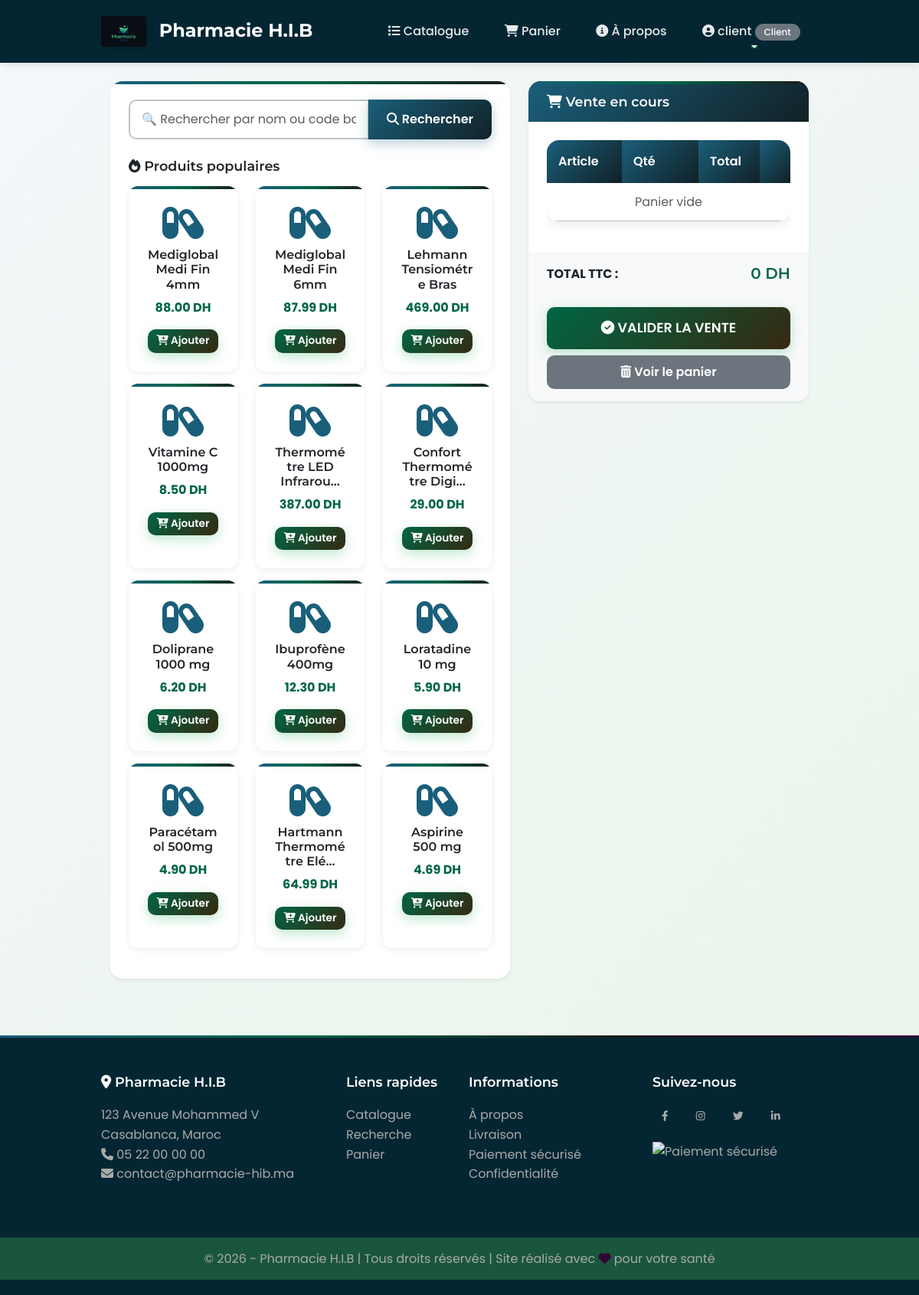
Screenshot of /ventes/caisse/ (signed in) with the database file from the repository.
### users/models.py (models this page shows, shortened)
class Profile(models.Model):
    ROLE_CHOICES = [
        ('client', 'Client'),
        ('pharmacien', 'Pharmacien'),
        ('admin', 'Administrateur'),
    ]
    user = models.OneToOneField(User, on_delete=models.CASCADE)
    role = models.CharField(max_length=20, choices=ROLE_CHOICES, default='client')
    telephone = models.CharField(max_length=20, blank=True)
    adresse = models.TextField(blank=True)

### stock/models.py (models this page shows, shortened)
class Medicament(models.Model):
    code_barre = models.CharField(max_length=50, unique=True, verbose_name="Code barre")
    nom = models.CharField(max_length=200, verbose_name="Nom du médicament")
    description = models.TextField(blank=True, verbose_name="Description")
    dosage = models.CharField(max_length=100, blank=True, verbose_name="Dosage (ex: 500mg)")
    forme = models.CharField(max_length=100, blank=True, verbose_name="Forme (comprimé, sirop, etc.)")
    prix_achat = models.DecimalField(max_digits=10, decimal_places=2, verbose_name="Prix d'achat")
    prix_vente = models.DecimalField(max_digits=10, decimal_places=2, verbose_name="Prix de vente")
    quantite_stock = models.IntegerField(default=0, verbose_name="Quantité en stock")
    seuil_alerte = models.IntegerField(default=10, verbose_name="Seuil d'alerte")
    image = models.ImageField(upload_to='medicaments/', null=True, blank=True, verbose_name="Image")
    date_expiration = models.DateField(verbose_name="Date d'expiration")
    date_ajout = models.DateTimeField(auto_now_add=True, verbose_name="Date d'ajout")
    class Meta:
        verbose_name = "Médicament"
        verbose_name_plural = "Médicaments"
        ordering = ['nom']

### ventes/views.py (the view, shortened to what this page needs)
# urls.py: path('caisse/', views.caisse, name='caisse'),
@login_required
def caisse(request):
    produits_populaires = Medicament.objects.filter(quantite_stock__gt=0).order_by('-quantite_stock')[:12]
    panier = request.session.get('panier', {})
    articles = []
    total = 0
    context = {
        'produits_populaires': produits_populaires,
        'articles': articles,
        'total': total,
    }
    return render(request, 'ventes/caisse.html', context)

### pharmacie/context_processors.py (called while the page is built)
def alertes_context(request):
    if request.user.is_authenticated and request.user.profile.role in ['admin', 'pharmacien']:
        rupture = Medicament.objects.filter(quantite_stock=0).count()
        critique = Medicament.objects.filter(quantite_stock__lte=Medicament.objects.values('seuil_alerte')).count()
        date_limite = timezone.now().date() + timedelta(days=30)
        expirant = Medicament.objects.filter(date_expiration__lte=date_limite, date_expiration__gte=timezone.now().date()).count()
        expires = Medicament.objects.filter(date_expiration__lt=timezone.now().date()).count()
        total_alertes = rupture + critique + expirant + expires
    else:
        total_alertes = 0
    return {'total_alertes': total_alertes}

### ventes/templates/ventes/caisse.html (shortened to what this page needs)
{% extends 'base.html' %}
{% load static %}
{% block content %}
<div class="container-fluid">
    <div class="row">
        <div class="col-md-7">
            <div class="card shadow-sm mb-4">
                <div class="card-body">
                    <div class="input-group mb-4">
                        <input type="text" id="searchInput" class="form-control form-control-lg"
                               placeholder="🔍 Rechercher par nom ou code barre...">
                        <button class="btn btn-primary" onclick="searchProducts()">
                            <i class="fas fa-search"></i> Rechercher
                        </button>
                    </div>
                    <h5 class="mb-3"><i class="fas fa-fire"></i> Produits populaires</h5>
                    <div class="row" id="productsGrid">
                        {% for produit in produits_populaires %}
                        <div class="col-md-4 col-sm-6 mb-3">
                            <div class="card h-100 product-card">
                                <div class="card-body text-center">
                                    <i class="fas fa-capsules fa-3x text-primary mb-2"></i>
                                    <h6 class="card-title">{{ produit.nom|truncatechars:25 }}</h6>
                                    <p class="text-success fw-bold">{{ produit.prix_vente }} DH</p>
                                    <button class="btn btn-sm btn-success"
                                            onclick="window.location.href='{% url 'ventes:ajouter' produit.id %}'">
                                        <i class="fas fa-cart-plus"></i> Ajouter
                                    </button>
                                </div>
                            </div>
                        </div>
                        {% endfor %}
                    </div>
                </div>
            </div>
        </div>
        <div class="col-md-5">
            <div class="card shadow-sm">
                <div class="card-header bg-primary text-white">
                    <h5 class="mb-0"><i class="fas fa-shopping-cart"></i> Vente en cours</h5>
                </div>
                <div class="card-body" style="max-height: 500px; overflow-y: auto;">
                    <div class="table-responsive">
                        <table class="table table-sm">
                            <thead>
                                <tr>
                                    <th>Article</th>
                                    <th width="100">Qté</th>
                                    <th width="80">Total</th>
                                    <th width="40"></th>
                                </tr>
                            </thead>
                            <tbody id="cartItems">
                                {% for article in articles %}
                                <tr>
                                    <td>{{ article.medicament.nom|truncatechars:20 }}</td>
                                    <td>
                                        <div class="d-flex align-items-center">
                                            <a href="{% url 'ventes:retirer' article.medicament.id %}" class="btn btn-sm btn-outline-secondary">-</a>
                                            <span class="mx-2">{{ article.quantite }}</span>
                                            <a href="{% url 'ventes:ajouter' article.medicament.id %}" class="btn btn-sm btn-outline-secondary">+</a>
                                        </div>
                                    </td>
                                    <td>{{ article.sous_total }} DH</td>
                                    <td>
                                        <a href="{% url 'ventes:retirer' article.medicament.id %}" class="btn btn-sm btn-danger">
                                            <i class="fas fa-trash"></i>
                                        </a>
                                    </td>
                                </table>
                                {% empty %}
                                <tr>
                                    <td colspan="4" class="text-center text-muted">
                                        Panier vide
                                    </td>
                                </tr>
                                {% endfor %}
                            </tbody>
                        </table>
                    </div>
                </div>
                <div class="card-footer bg-light">
                    <div class="d-flex justify-content-between mb-3">
                        <strong>TOTAL TTC :</strong>
                        <h4 class="text-success">{{ total }} DH</h4>
                    </div>
                    <div class="d-grid gap-2">
                        <a href="{% url 'ventes:valider' %}" class="btn btn-success btn-lg">
                            <i class="fas fa-check-circle"></i> VALIDER LA VENTE
                        </a>
                        <a href="{% url 'ventes:panier' %}" class="btn btn-secondary">
                            <i class="fas fa-trash-alt"></i> Voir le panier
                        </a>
                    </div>
                </div>
            </div>
        </div>
    </div>
</div>
{% endblock %}

### templates/base.html (shortened to what this page needs)
<!DOCTYPE html>
<html lang="fr">
<head>
    <link href="https://cdn.jsdelivr.net/npm/bootstrap@5.3.0/dist/css/bootstrap.min.css" rel="stylesheet">
    <link rel="stylesheet" href="https://cdnjs.cloudflare.com/ajax/libs/font-awesome/6.4.0/css/all.min.css">
    {% load static %}
    <link rel="stylesheet" href="{% static 'css/style.css' %}">
</head>
<body>
    <nav class="navbar navbar-expand-lg navbar-dark bg-pharmacy sticky-top">
        <div class="container">
            <a class="navbar-brand" href="{% url 'stock:liste_medicaments' %}">
                <img src="{% static 'images/image.png' %}" alt="H.I.B">
                Pharmacie H.I.B
            </a>
            <div class="collapse navbar-collapse" id="navbarNav">
                <ul class="navbar-nav ms-auto">
                    <li class="nav-item">
                        <a class="nav-link" href="{% url 'stock:liste_medicaments' %}">
                            <i class="fas fa-list"></i> Catalogue
                        </a>
                    </li>
                    {% if user.is_authenticated and user.profile.role == 'client' %}
                        <li class="nav-item">
                            <a class="nav-link" href="{% url 'ventes:panier' %}">
                                <i class="fas fa-shopping-cart"></i> Panier
                            </a>
                        </li>
                    {% endif %}
                    <li class="nav-item">
                        <a class="nav-link" href="{% url 'stock:about' %}">
                            <i class="fas fa-info-circle"></i> À propos
                        </a>
                    </li>
                    {% if user.is_authenticated %}
                        <li class="nav-item dropdown">
                            <a class="nav-link dropdown-toggle" href="#" data-bs-toggle="dropdown">
                                <i class="fas fa-user-circle"></i> {{ user.username }}
                                <span class="badge bg-secondary">{{ user.profile.get_role_display }}</span>
                            </a>
                        </li>
                    {% endif %}
                </ul>
            </div>
        </div>
    </nav>
    <main class="container mt-4">
        {% block content %}
        {% endblock %}
    </main>
    <footer class="footer">
        <div class="container">
            <div class="row">
                <div class="col-md-4 mb-4">
                    <h5><i class="fas fa-map-marker-alt"></i> Pharmacie H.I.B</h5>
                    <p>123 Avenue Mohammed V<br>
                    Casablanca, Maroc<br>
                    <i class="fas fa-phone"></i> 05 22 00 00 00<br>
                    <i class="fas fa-envelope"></i> contact@pharmacie-hib.ma</p>
                </div>
                <div class="col-md-2 mb-4">
                    <h5>Liens rapides</h5>
                    <ul class="list-unstyled">
                        <li><a href="{% url 'stock:liste_medicaments' %}">Catalogue</a></li>
                        <li><a href="{% url 'stock:recherche' %}">Recherche</a></li>
                        <li><a href="{% url 'ventes:panier' %}">Panier</a></li>
                    </ul>
                </div>
                <div class="col-md-3 mb-4">
                    <h5>Informations</h5>
                    <ul class="list-unstyled">
                        <li><a href="#">À propos</a></li>
                        <li><a href="#">Livraison</a></li>
                        <li><a href="#">Paiement sécurisé</a></li>
                        <li><a href="#">Confidentialité</a></li>
                    </ul>
                </div>
                <div class="col-md-3 mb-4">
                    <h5>Suivez-nous</h5>
                    <div class="social-links">
                        <a href="#" class="btn btn-outline-light btn-sm me-2"><i class="fab fa-facebook-f"></i></a>
                        <a href="#" class="btn btn-outline-light btn-sm me-2"><i class="fab fa-instagram"></i></a>
                        <a href="#" class="btn btn-outline-light btn-sm me-2"><i class="fab fa-twitter"></i></a>
                        <a href="#" class="btn btn-outline-light btn-sm"><i class="fab fa-linkedin-in"></i></a>
                    </div>
                    <div class="mt-3">
                        <img src="{% static 'images/paiement.png' %}" alt="Paiement sécurisé" style="height: 40px;" class="img-fluid">
                    </div>
                </div>
            </div>
        </div>
        <div class="footer-bottom">
            <div class="container text-center">
                <p class="mb-0">&copy; 2026 - Pharmacie H.I.B | Tous droits réservés | Site réalisé avec <i class="fas fa-heart text-danger"></i> pour votre santé</p>
            </div>
        </div>
    </footer>
</body>
</html>

### templates/base.html (style rules this page uses)
:root { --primary-color: #042633ff; --secondary-color: #042633ff; --accent-color: #e62236ff; --danger-color: #e74c3c; --success-color: #27ae60; --warning-color: #f39c12; --light-bg: #f8f9fa; }
.navbar-brand { font-weight: bold; font-size: 1.5rem; }
.navbar-brand img { height: 40px; margin-right: 10px; }
.bg-pharmacy { background: linear-gradient(135deg, var(--primary-color), var(--secondary-color)); box-shadow: 0 2px 10px rgba(0,0,0,0.1); }
.nav-link { font-weight: 500; transition: all 0.3s; }
.product-card { transition: transform 0.3s, box-shadow 0.3s; border-radius: 12px; overflow: hidden; border: none; box-shadow: 0 2px 8px rgba(0,0,0,0.08); }
.footer { background: #042633ff; color: #aaa; padding: 50px 0 20px; margin-top: 50px; }
.footer h5 { color: white; margin-bottom: 20px; font-weight: 600; }
.footer a { color: #aaa; text-decoration: none; transition: color 0.3s; }
.footer-bottom { background: #1a563dff; padding: 15px 0; margin-top: 30px; }

### ventes/templates/ventes/caisse.html (style rules this page uses)
.product-card { cursor: pointer; transition: transform 0.2s; }
.table-sm td, .table-sm th { vertical-align: middle; }

### rows the page displays
Medicament: nom "Mediglobal Medi Fin 4mm", prix_vente "88.00"
Medicament: nom "Mediglobal Medi Fin 6mm", prix_vente "87.99"
Medicament: nom "Lehmann Tensiométre Bras", prix_vente "469.00"
Medicament: nom "Vitamine C 1000mg", prix_vente "8.50"
Medicament: nom "Thermométre LED Infrarou…", prix_vente "387.00"
Medicament: nom "Confort Thermométre Digi…", prix_vente "29.00"
Medicament: nom "Doliprane 1000 mg", prix_vente "6.20"
Medicament: nom "Ibuprofène 400mg", prix_vente "12.30"
Medicament: nom "Loratadine 10 mg", prix_vente "5.90"
Medicament: nom "Paracétamol 500mg", prix_vente "4.90"
Medicament: nom "Hartmann Thermométre Elé…", prix_vente "64.99"
Medicament: nom "Aspirine 500 mg", prix_vente "4.69"

### other values shown
{{ user.username }} "client"
{{ user.profile.get_role_display }} "Client"
{{ total }} "0"
